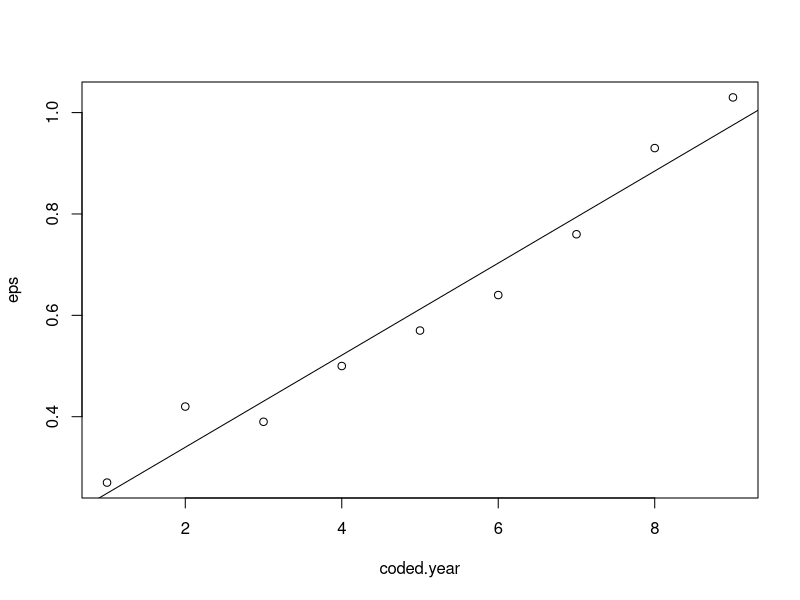
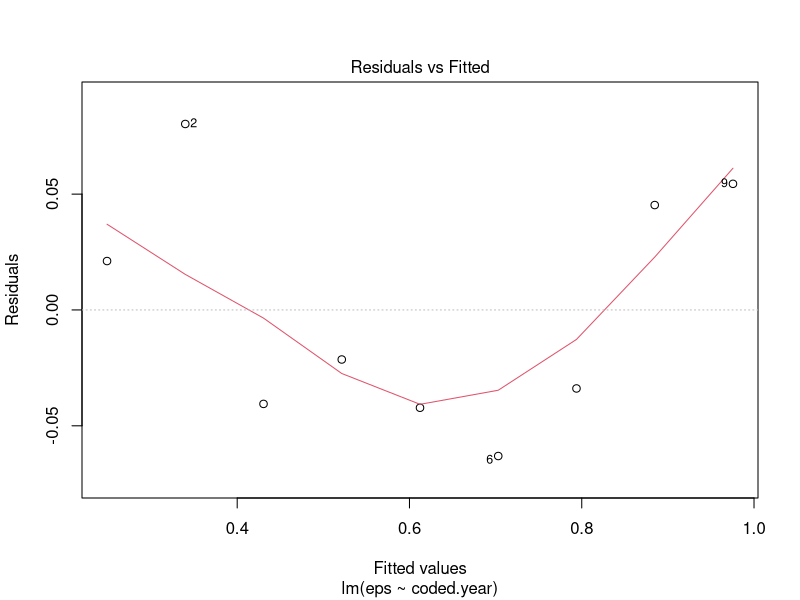
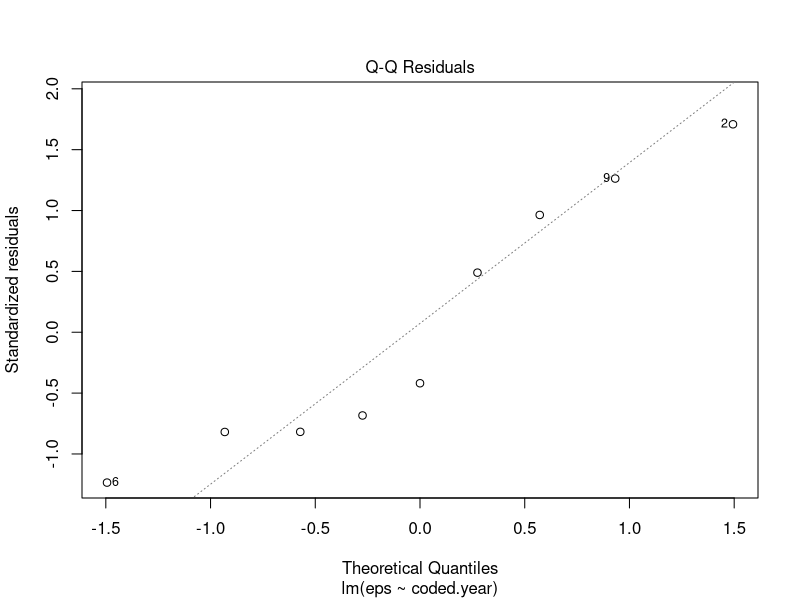

These figures' R source, in order:
eps <- c(0.27, 0.42,0.39,0.50,0.57,0.64,0.76,0.93,1.03)
coded.year <- c(1,2,3,4,5,6,7,8,9)
plot(coded.year,eps)
reg.eps.coded <- lm(eps ~ coded.year)
abline(reg.eps.coded)
summary(reg.eps.coded)

# (c) estimates : (1) intercept 0.158056 (2) predictor: 0.090833 (3) Se(e) = 0.05466 (4) R^2 = 0.9595

# (d) t-value = 12.87 , p-value : P(T > 12.87) = 3.97e-06, as it two way?

# (e) f-statistic = 165.7 now T^2 = F so, sqrt(165.7) = 12.87 = t-value 

# (f) assumption e ~ N(0,sigma^2), yi independent
res.fit <- plot(reg.eps.coded, which = 1)
# residuals follow a U pattern this means there is “Violation of linearity assumption" is residuals are not centred around 0. For sigma^2 we can cleary see the dsitribtion varies constantly scatted random and dollow now uperwards fanshape! 
qqplot.reg <- plot(reg.eps.coded, which =2)
# is it normall ditributed ? As it follows a S-shape particualry in the tails, (1) Right Hands tail (botton) (bigger tail!) (2) Left hand tail (fatter tails)



